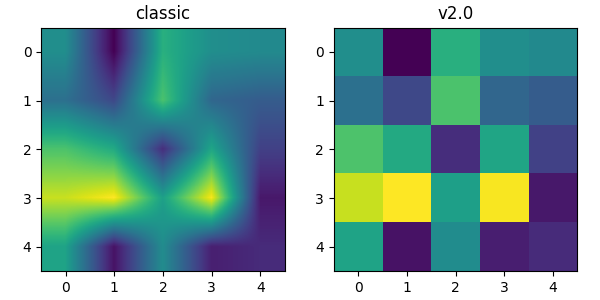

Python code for this plot:
import matplotlib.pyplot as plt
import matplotlib as mpl
import numpy as np


def demo(ax, rcparams, title):
    np.random.seed(2)
    A = np.random.rand(5, 5)

    with mpl.rc_context(rc=rcparams):
        ax.imshow(A)
        ax.set_title(title)

fig, (ax1, ax2) = plt.subplots(1, 2, figsize=(6, 3), tight_layout=True)

classic_rcparams = {'image.interpolation': 'bilinear',
                    'image.resample': False}

demo(ax1, classic_rcparams, 'classic')
demo(ax2, {}, 'v2.0')
